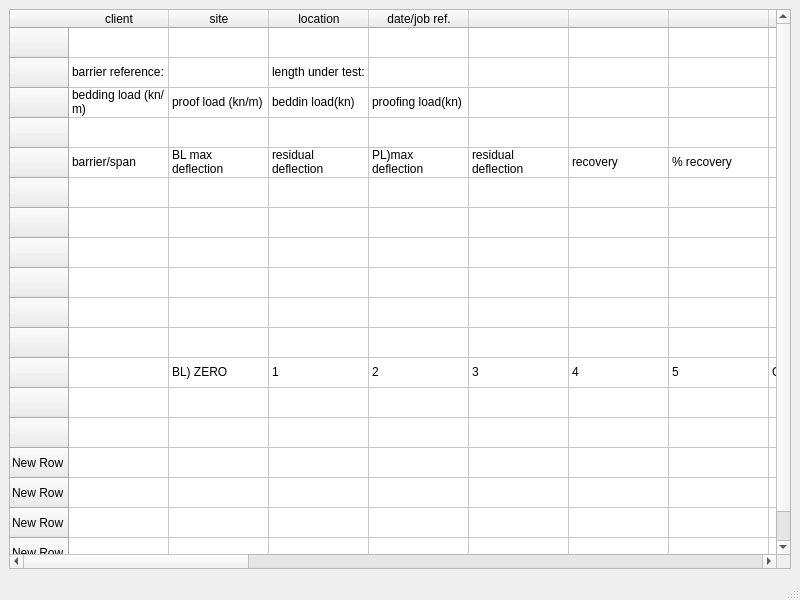
<?xml version="1.0" encoding="UTF-8"?>
<ui version="4.0">
 <class>MainWindow</class>
 <widget class="QMainWindow" name="MainWindow">
  <property name="geometry">
   <rect>
    <x>0</x>
    <y>0</y>
    <width>800</width>
    <height>600</height>
   </rect>
  </property>
  <property name="windowTitle">
   <string>MainWindow</string>
  </property>
  <widget class="QWidget" name="centralwidget">
   <layout class="QGridLayout" name="gridLayout">
    <item row="0" column="1">
     <widget class="QTableWidget" name="tableWidget">
      <row>
       <property name="text">
        <string/>
       </property>
      </row>
      <row>
       <property name="text">
        <string/>
       </property>
      </row>
      <row>
       <property name="text">
        <string/>
       </property>
      </row>
      <row>
       <property name="text">
        <string/>
       </property>
      </row>
      <row>
       <property name="text">
        <string/>
       </property>
      </row>
      <row>
       <property name="text">
        <string/>
       </property>
      </row>
      <row>
       <property name="text">
        <string/>
       </property>
      </row>
      <row>
       <property name="text">
        <string/>
       </property>
      </row>
      <row>
       <property name="text">
        <string/>
       </property>
      </row>
      <row>
       <property name="text">
        <string/>
       </property>
      </row>
      <row>
       <property name="text">
        <string/>
       </property>
      </row>
      <row>
       <property name="text">
        <string/>
       </property>
      </row>
      <row>
       <property name="text">
        <string/>
       </property>
      </row>
      <row>
       <property name="text">
        <string/>
       </property>
      </row>
      <row>
       <property name="text">
        <string>New Row</string>
       </property>
      </row>
      <row>
       <property name="text">
        <string>New Row</string>
       </property>
      </row>
      <row>
       <property name="text">
        <string>New Row</string>
       </property>
      </row>
      <row>
       <property name="text">
        <string>New Row</string>
       </property>
      </row>
      <column>
       <property name="text">
        <string>client</string>
       </property>
      </column>
      <column>
       <property name="text">
        <string>site</string>
       </property>
      </column>
      <column>
       <property name="text">
        <string>location</string>
       </property>
      </column>
      <column>
       <property name="text">
        <string>date/job ref.</string>
       </property>
      </column>
      <column>
       <property name="text">
        <string/>
       </property>
      </column>
      <column>
       <property name="text">
        <string/>
       </property>
      </column>
      <column>
       <property name="text">
        <string/>
       </property>
      </column>
      <column>
       <property name="text">
        <string/>
       </property>
      </column>
      <column>
       <property name="text">
        <string/>
       </property>
      </column>
      <column>
       <property name="text">
        <string/>
       </property>
      </column>
      <column>
       <property name="text">
        <string/>
       </property>
      </column>
      <column>
       <property name="text">
        <string/>
       </property>
      </column>
      <column>
       <property name="text">
        <string/>
       </property>
      </column>
      <column>
       <property name="text">
        <string/>
       </property>
      </column>
      <column>
       <property name="text">
        <string/>
       </property>
      </column>
      <column>
       <property name="text">
        <string/>
       </property>
      </column>
      <column>
       <property name="text">
        <string/>
       </property>
      </column>
      <column>
       <property name="text">
        <string/>
       </property>
      </column>
      <column>
       <property name="text">
        <string/>
       </property>
      </column>
      <column>
       <property name="text">
        <string/>
       </property>
      </column>
      <column>
       <property name="text">
        <string/>
       </property>
      </column>
      <column>
       <property name="text">
        <string>New Column</string>
       </property>
      </column>
      <column>
       <property name="text">
        <string>New Column</string>
       </property>
      </column>
      <item row="1" column="0">
       <property name="text">
        <string>barrier reference:</string>
       </property>
      </item>
      <item row="1" column="1">
       <property name="text">
        <string/>
       </property>
      </item>
      <item row="1" column="2">
       <property name="text">
        <string>length under test:</string>
       </property>
      </item>
      <item row="2" column="0">
       <property name="text">
        <string>bedding load (kn/m)</string>
       </property>
      </item>
      <item row="2" column="1">
       <property name="text">
        <string>proof load (kn/m)</string>
       </property>
      </item>
      <item row="2" column="2">
       <property name="text">
        <string>beddin load(kn)</string>
       </property>
      </item>
      <item row="2" column="3">
       <property name="text">
        <string>proofing load(kn)</string>
       </property>
      </item>
      <item row="4" column="0">
       <property name="text">
        <string>barrier/span</string>
       </property>
      </item>
      <item row="4" column="1">
       <property name="text">
        <string>BL max deflection</string>
       </property>
      </item>
      <item row="4" column="2">
       <property name="text">
        <string>residual deflection</string>
       </property>
      </item>
      <item row="4" column="3">
       <property name="text">
        <string>PL)max deflection</string>
       </property>
      </item>
      <item row="4" column="4">
       <property name="text">
        <string>residual deflection</string>
       </property>
      </item>
      <item row="4" column="5">
       <property name="text">
        <string>recovery</string>
       </property>
      </item>
      <item row="4" column="6">
       <property name="text">
        <string>% recovery</string>
       </property>
      </item>
      <item row="5" column="0">
       <property name="text">
        <string/>
       </property>
      </item>
      <item row="11" column="1">
       <property name="text">
        <string>BL) ZERO</string>
       </property>
      </item>
      <item row="11" column="2">
       <property name="text">
        <string>1</string>
       </property>
      </item>
      <item row="11" column="3">
       <property name="text">
        <string>2</string>
       </property>
      </item>
      <item row="11" column="4">
       <property name="text">
        <string>3</string>
       </property>
      </item>
      <item row="11" column="5">
       <property name="text">
        <string>4</string>
       </property>
      </item>
      <item row="11" column="6">
       <property name="text">
        <string>5</string>
       </property>
      </item>
      <item row="11" column="7">
       <property name="text">
        <string>OFF</string>
       </property>
      </item>
      <item row="11" column="8">
       <property name="text">
        <string>PL1) ZERO</string>
       </property>
      </item>
      <item row="11" column="9">
       <property name="text">
        <string>1</string>
       </property>
      </item>
      <item row="11" column="10">
       <property name="text">
        <string>2</string>
       </property>
      </item>
      <item row="11" column="11">
       <property name="text">
        <string>3</string>
       </property>
      </item>
      <item row="11" column="12">
       <property name="text">
        <string>4</string>
       </property>
      </item>
      <item row="11" column="13">
       <property name="text">
        <string>5</string>
       </property>
      </item>
      <item row="11" column="14">
       <property name="text">
        <string>5MINS</string>
       </property>
      </item>
      <item row="11" column="15">
       <property name="text">
        <string>PL2) OFF</string>
       </property>
      </item>
      <item row="11" column="16">
       <property name="text">
        <string>1</string>
       </property>
      </item>
      <item row="11" column="17">
       <property name="text">
        <string>2</string>
       </property>
      </item>
      <item row="11" column="18">
       <property name="text">
        <string>3</string>
       </property>
      </item>
      <item row="11" column="19">
       <property name="text">
        <string>4</string>
       </property>
      </item>
      <item row="11" column="20">
       <property name="text">
        <string>5</string>
       </property>
      </item>
      <item row="11" column="21">
       <property name="text">
        <string>5MINS</string>
       </property>
      </item>
      <item row="11" column="22">
       <property name="text">
        <string>OFF</string>
       </property>
      </item>
      <item row="12" column="0">
       <property name="text">
        <string/>
       </property>
      </item>
      <item row="12" column="1">
       <property name="text">
        <string/>
       </property>
      </item>
     </widget>
    </item>
   </layout>
  </widget>
  <widget class="QMenuBar" name="menubar">
   <property name="geometry">
    <rect>
     <x>0</x>
     <y>0</y>
     <width>800</width>
     <height>21</height>
    </rect>
   </property>
  </widget>
  <widget class="QStatusBar" name="statusbar"/>
 </widget>
 <resources/>
 <connections/>
</ui>
